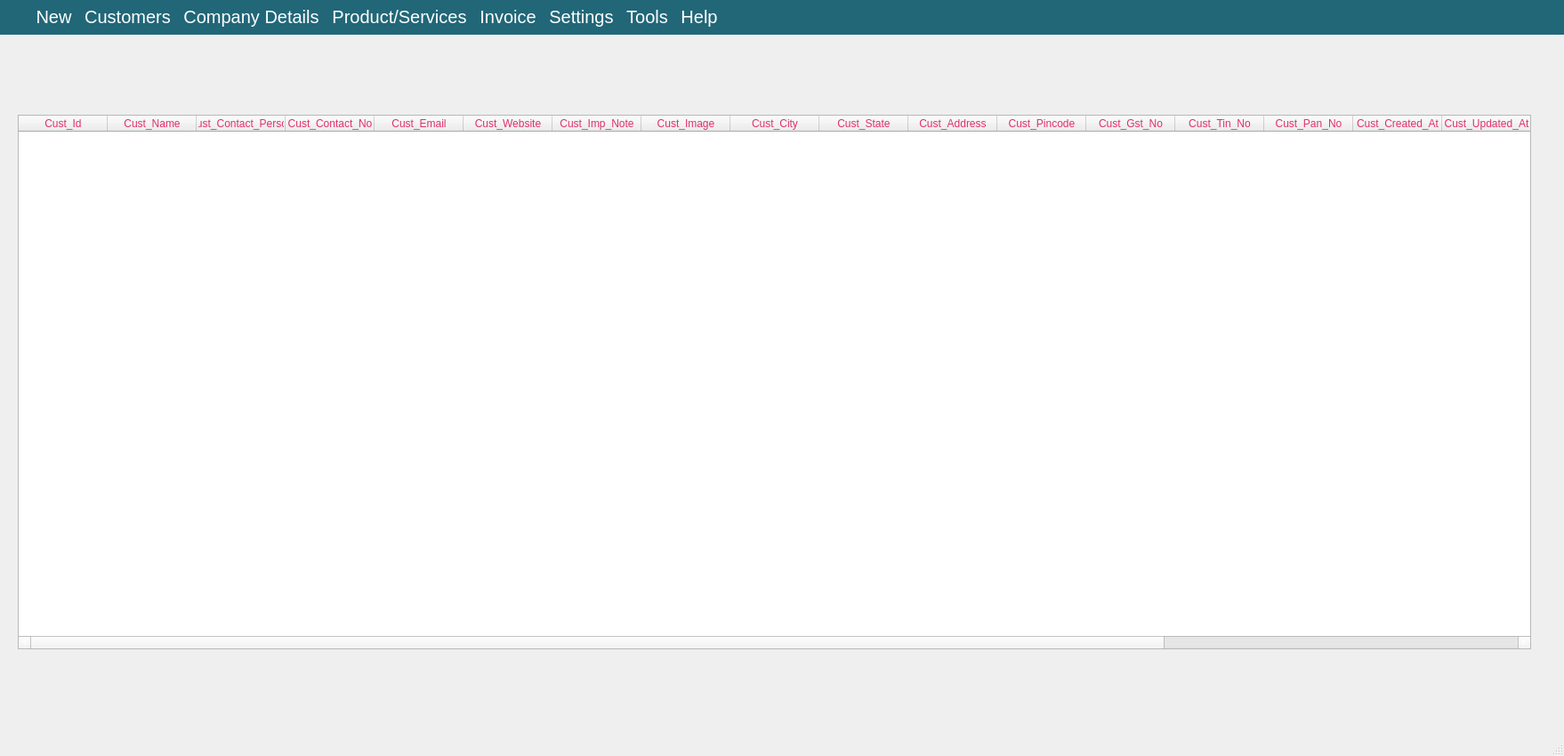
<?xml version="1.0" encoding="UTF-8"?>
<ui version="4.0">
 <class>MainWindow</class>
 <widget class="QMainWindow" name="MainWindow">
  <property name="enabled">
   <bool>true</bool>
  </property>
  <property name="geometry">
   <rect>
    <x>0</x>
    <y>0</y>
    <width>1758</width>
    <height>850</height>
   </rect>
  </property>
  <property name="sizePolicy">
   <sizepolicy hsizetype="Fixed" vsizetype="Fixed">
    <horstretch>0</horstretch>
    <verstretch>0</verstretch>
   </sizepolicy>
  </property>
  <property name="minimumSize">
   <size>
    <width>1750</width>
    <height>850</height>
   </size>
  </property>
  <property name="font">
   <font>
    <family>MS Shell Dlg 2</family>
    <pointsize>15</pointsize>
    <weight>9</weight>
    <italic>false</italic>
    <bold>false</bold>
   </font>
  </property>
  <property name="windowTitle">
   <string>AliveCreate Bill Software</string>
  </property>
  <property name="layoutDirection">
   <enum>Qt::LeftToRight</enum>
  </property>
  <property name="styleSheet">
   <string notr="true">color:rgb(255,255,255);
font: 75 15pt &quot;MS Shell Dlg 2&quot;;
</string>
  </property>
  <widget class="QWidget" name="centralwidget">
   <property name="enabled">
    <bool>true</bool>
   </property>
   <widget class="QTableWidget" name="tableWidget">
    <property name="enabled">
     <bool>true</bool>
    </property>
    <property name="geometry">
     <rect>
      <x>20</x>
      <y>90</y>
      <width>1701</width>
      <height>601</height>
     </rect>
    </property>
    <property name="styleSheet">
     <string notr="true">color: rgb(223, 49, 104);</string>
    </property>
    <property name="editTriggers">
     <set>QAbstractItemView::AllEditTriggers</set>
    </property>
    <property name="selectionMode">
     <enum>QAbstractItemView::SingleSelection</enum>
    </property>
    <property name="selectionBehavior">
     <enum>QAbstractItemView::SelectRows</enum>
    </property>
    <column>
     <property name="text">
      <string>Product_ID</string>
     </property>
    </column>
    <column>
     <property name="text">
      <string>Product_Type</string>
     </property>
    </column>
    <column>
     <property name="text">
      <string>Product_Category</string>
     </property>
    </column>
    <column>
     <property name="text">
      <string>Product_SKU</string>
     </property>
    </column>
    <column>
     <property name="text">
      <string>Product_Name</string>
     </property>
    </column>
    <column>
     <property name="text">
      <string>Product_Description</string>
     </property>
    </column>
    <column>
     <property name="text">
      <string>Product_HSN</string>
     </property>
    </column>
    <column>
     <property name="text">
      <string>Product_SAC</string>
     </property>
    </column>
    <column>
     <property name="text">
      <string>Product_Unit_Price</string>
     </property>
    </column>
    <column>
     <property name="text">
      <string>Product_Tax</string>
     </property>
    </column>
    <column>
     <property name="text">
      <string>Product_Quantity</string>
     </property>
    </column>
    <column>
     <property name="text">
      <string>Product_Purchase_Price</string>
     </property>
    </column>
    <column>
     <property name="text">
      <string>Product_Image_Name</string>
     </property>
    </column>
    <column>
     <property name="text">
      <string>Product_Created_At</string>
     </property>
    </column>
    <column>
     <property name="text">
      <string>Product_Updated_At</string>
     </property>
    </column>
    <column>
     <property name="text">
      <string>Product_Deleted_At</string>
     </property>
    </column>
    <column>
     <property name="text">
      <string>Product_Status</string>
     </property>
    </column>
    <column>
     <property name="text">
      <string>Update</string>
     </property>
    </column>
    <column>
     <property name="text">
      <string>Delete</string>
     </property>
    </column>
   </widget>
   <widget class="QWidget" name="gridLayoutWidget">
    <property name="geometry">
     <rect>
      <x>680</x>
      <y>20</y>
      <width>2</width>
      <height>2</height>
     </rect>
    </property>
    <layout class="QGridLayout" name="gridLayout"/>
   </widget>
   <widget class="QTableWidget" name="tableWidget_2">
    <property name="enabled">
     <bool>true</bool>
    </property>
    <property name="geometry">
     <rect>
      <x>20</x>
      <y>90</y>
      <width>1701</width>
      <height>601</height>
     </rect>
    </property>
    <property name="styleSheet">
     <string notr="true">color: rgb(223, 49, 104);</string>
    </property>
    <property name="editTriggers">
     <set>QAbstractItemView::AllEditTriggers</set>
    </property>
    <property name="selectionMode">
     <enum>QAbstractItemView::SingleSelection</enum>
    </property>
    <property name="selectionBehavior">
     <enum>QAbstractItemView::SelectRows</enum>
    </property>
    <column>
     <property name="text">
      <string>Comp_Id</string>
     </property>
    </column>
    <column>
     <property name="text">
      <string>Comp_Name</string>
     </property>
    </column>
    <column>
     <property name="text">
      <string>Cat_Id</string>
     </property>
    </column>
    <column>
     <property name="text">
      <string>Comp_City</string>
     </property>
    </column>
    <column>
     <property name="text">
      <string>Comp_State</string>
     </property>
    </column>
    <column>
     <property name="text">
      <string>Comp_Address</string>
     </property>
    </column>
    <column>
     <property name="text">
      <string>Comp_Pincode</string>
     </property>
    </column>
    <column>
     <property name="text">
      <string>Comp_Email</string>
     </property>
    </column>
    <column>
     <property name="text">
      <string>Comp_Website</string>
     </property>
    </column>
    <column>
     <property name="text">
      <string>Comp_Contact_No</string>
     </property>
    </column>
    <column>
     <property name="text">
      <string>Comp_Tax_Type</string>
     </property>
    </column>
    <column>
     <property name="text">
      <string>Comp_Tax_Inclusive</string>
     </property>
    </column>
    <column>
     <property name="text">
      <string>Comp_Tin_No</string>
     </property>
    </column>
    <column>
     <property name="text">
      <string>Comp_Gst_No</string>
     </property>
    </column>
    <column>
     <property name="text">
      <string>Comp_Pan_No</string>
     </property>
    </column>
    <column>
     <property name="text">
      <string>Comp_Logo</string>
     </property>
    </column>
    <column>
     <property name="text">
      <string>Comp_Sign</string>
     </property>
    </column>
    <column>
     <property name="text">
      <string>Comp_Created_At</string>
     </property>
    </column>
    <column>
     <property name="text">
      <string>Comp_Updated_At</string>
     </property>
    </column>
    <column>
     <property name="text">
      <string>Comp_Deleted_At</string>
     </property>
    </column>
    <column>
     <property name="text">
      <string>Comp_Status</string>
     </property>
    </column>
    <column>
     <property name="text">
      <string>Update</string>
     </property>
    </column>
    <column>
     <property name="text">
      <string>Delete</string>
     </property>
    </column>
   </widget>
   <widget class="QTableWidget" name="tableWidget_3">
    <property name="enabled">
     <bool>true</bool>
    </property>
    <property name="geometry">
     <rect>
      <x>20</x>
      <y>90</y>
      <width>1701</width>
      <height>601</height>
     </rect>
    </property>
    <property name="styleSheet">
     <string notr="true">color: rgb(223, 49, 104);</string>
    </property>
    <property name="editTriggers">
     <set>QAbstractItemView::AllEditTriggers</set>
    </property>
    <property name="selectionMode">
     <enum>QAbstractItemView::SingleSelection</enum>
    </property>
    <property name="selectionBehavior">
     <enum>QAbstractItemView::SelectRows</enum>
    </property>
    <column>
     <property name="text">
      <string>Cust_Id</string>
     </property>
    </column>
    <column>
     <property name="text">
      <string>Cust_Name</string>
     </property>
    </column>
    <column>
     <property name="text">
      <string>Cust_Contact_Person</string>
     </property>
    </column>
    <column>
     <property name="text">
      <string>Cust_Contact_No</string>
     </property>
    </column>
    <column>
     <property name="text">
      <string>Cust_Email</string>
     </property>
    </column>
    <column>
     <property name="text">
      <string>Cust_Website</string>
     </property>
    </column>
    <column>
     <property name="text">
      <string>Cust_Imp_Note</string>
     </property>
    </column>
    <column>
     <property name="text">
      <string>Cust_Image</string>
     </property>
    </column>
    <column>
     <property name="text">
      <string>Cust_City</string>
     </property>
    </column>
    <column>
     <property name="text">
      <string>Cust_State</string>
     </property>
    </column>
    <column>
     <property name="text">
      <string>Cust_Address</string>
     </property>
    </column>
    <column>
     <property name="text">
      <string>Cust_Pincode</string>
     </property>
    </column>
    <column>
     <property name="text">
      <string>Cust_Gst_No</string>
     </property>
    </column>
    <column>
     <property name="text">
      <string>Cust_Tin_No</string>
     </property>
    </column>
    <column>
     <property name="text">
      <string>Cust_Pan_No</string>
     </property>
    </column>
    <column>
     <property name="text">
      <string>Cust_Created_At</string>
     </property>
    </column>
    <column>
     <property name="text">
      <string>Cust_Updated_At</string>
     </property>
    </column>
    <column>
     <property name="text">
      <string>Cust_Deleted_At</string>
     </property>
    </column>
    <column>
     <property name="text">
      <string>Cust_Status</string>
     </property>
    </column>
    <column>
     <property name="text">
      <string>Update</string>
     </property>
    </column>
    <column>
     <property name="text">
      <string>Delete</string>
     </property>
    </column>
   </widget>
  </widget>
  <widget class="QMenuBar" name="menubar">
   <property name="geometry">
    <rect>
     <x>0</x>
     <y>0</y>
     <width>1758</width>
     <height>46</height>
    </rect>
   </property>
   <property name="font">
    <font>
     <family>MS Shell Dlg 2</family>
     <pointsize>15</pointsize>
     <weight>9</weight>
     <italic>false</italic>
     <bold>false</bold>
    </font>
   </property>
   <property name="styleSheet">
    <string notr="true">background-color: rgb(33, 103, 120);
padding:5px 30px;</string>
   </property>
   <widget class="QMenu" name="menu_New">
    <property name="sizePolicy">
     <sizepolicy hsizetype="Preferred" vsizetype="Preferred">
      <horstretch>0</horstretch>
      <verstretch>0</verstretch>
     </sizepolicy>
    </property>
    <property name="baseSize">
     <size>
      <width>200</width>
      <height>0</height>
     </size>
    </property>
    <property name="styleSheet">
     <string notr="true">font: 22pt &quot;MS Sans Serif&quot;;</string>
    </property>
    <property name="title">
     <string>New</string>
    </property>
   </widget>
   <widget class="QMenu" name="menuCustomers">
    <property name="styleSheet">
     <string notr="true"/>
    </property>
    <property name="title">
     <string>Customers</string>
    </property>
    <addaction name="actionAdd_New_Customer"/>
    <addaction name="actionManage_Customer"/>
   </widget>
   <widget class="QMenu" name="menuCompany_Details">
    <property name="styleSheet">
     <string notr="true"/>
    </property>
    <property name="title">
     <string>Company Details</string>
    </property>
    <addaction name="separator"/>
    <addaction name="actionAdd_New_Company"/>
    <addaction name="actionManage_Company"/>
   </widget>
   <widget class="QMenu" name="menuSettings">
    <property name="styleSheet">
     <string notr="true">padding:5px 20px;</string>
    </property>
    <property name="title">
     <string>Settings</string>
    </property>
   </widget>
   <widget class="QMenu" name="menuTools">
    <property name="styleSheet">
     <string notr="true">padding:5px 20px;</string>
    </property>
    <property name="title">
     <string>Tools</string>
    </property>
   </widget>
   <widget class="QMenu" name="menuHelps">
    <property name="styleSheet">
     <string notr="true">padding:5px 20px;</string>
    </property>
    <property name="title">
     <string>Help</string>
    </property>
   </widget>
   <widget class="QMenu" name="menuProduct_Services">
    <property name="title">
     <string>Product/Services</string>
    </property>
    <addaction name="actionAdd_Product_Services"/>
    <addaction name="actionManage_Product_Services"/>
   </widget>
   <widget class="QMenu" name="menuInvoice">
    <property name="title">
     <string>Invoice</string>
    </property>
    <addaction name="actionAdd_Invoice"/>
   </widget>
   <addaction name="menu_New"/>
   <addaction name="menuCustomers"/>
   <addaction name="menuCompany_Details"/>
   <addaction name="menuProduct_Services"/>
   <addaction name="menuInvoice"/>
   <addaction name="menuSettings"/>
   <addaction name="menuTools"/>
   <addaction name="menuHelps"/>
  </widget>
  <widget class="QStatusBar" name="statusbar"/>
  <action name="actionAdd_New_Company">
   <property name="text">
    <string>Add New Company</string>
   </property>
  </action>
  <action name="actionManage_Company">
   <property name="text">
    <string>Manage Company</string>
   </property>
  </action>
  <action name="actionAdd_New_Customer">
   <property name="text">
    <string>Add New Customer</string>
   </property>
  </action>
  <action name="actionAdd_Product_Services">
   <property name="text">
    <string>Add Product/Services</string>
   </property>
  </action>
  <action name="actionManage_Product_Services">
   <property name="text">
    <string>Manage Product/Services</string>
   </property>
  </action>
  <action name="actionManage_Customer">
   <property name="text">
    <string>Manage Customer</string>
   </property>
  </action>
  <action name="actionAdd_Invoice">
   <property name="text">
    <string>Add Invoice</string>
   </property>
  </action>
 </widget>
 <resources/>
 <connections/>
</ui>
